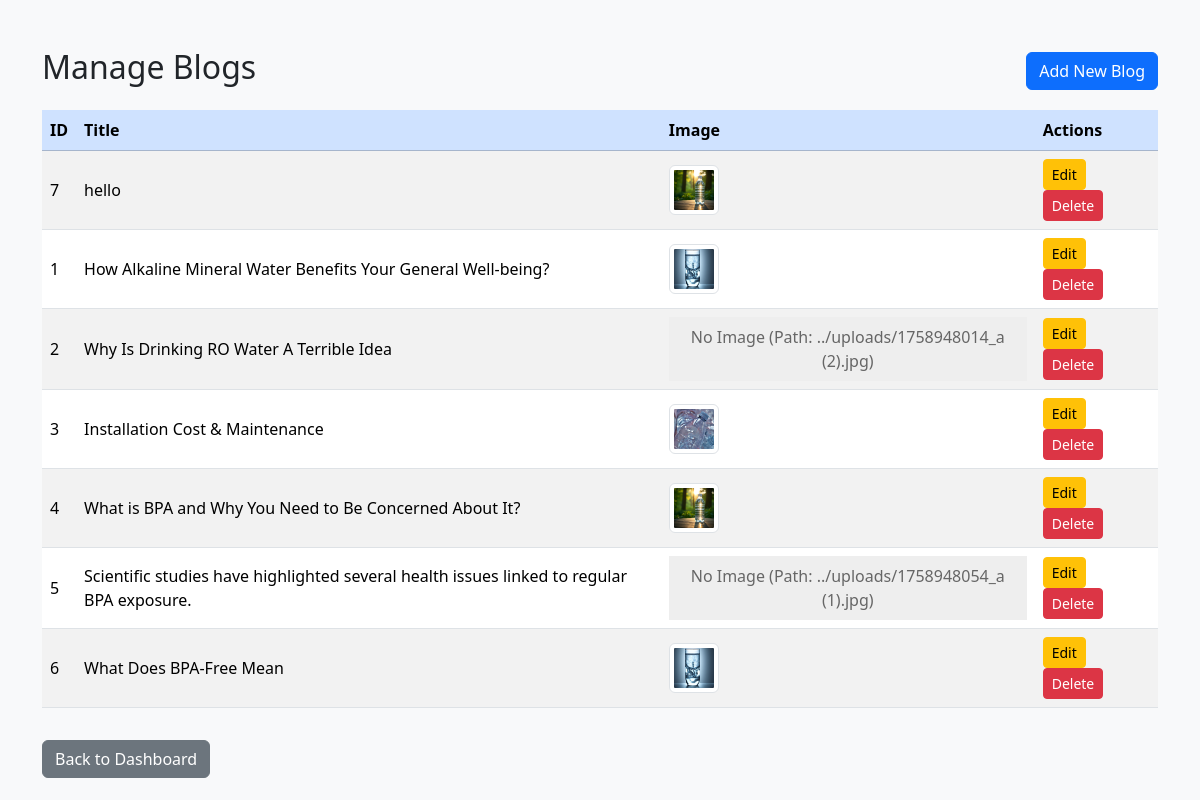
/admin/manage_blogs.php (signed in), run on the app's committed database.
### tables this page shows
CREATE TABLE `blogs` (
  `id` int(11) NOT NULL,
  `title` varchar(255) NOT NULL,
  `content` text NOT NULL,
  `image` varchar(255) NOT NULL,
  `views` int(11) DEFAULT 0,
  `author` varchar(100) DEFAULT 'admin',
  `created_at` date NOT NULL
);

### admin/manage_blogs.php (the view, shortened to what this page needs)
<?php
include '../include/db_connect.php';
$stmt = $pdo->query("SELECT * FROM blogs ORDER BY created_at DESC");
$blogs = $stmt->fetchAll(PDO::FETCH_ASSOC);
?>
<!DOCTYPE html>
<html lang="en">
<head>
    <link href="https://cdn.jsdelivr.net/npm/bootstrap@5.3.3/dist/css/bootstrap.min.css" rel="stylesheet">
</head>
<body>
    <div class="container mt-5">
        <div class="d-flex justify-content-between align-items-center mb-3">
            <h2>Manage Blogs</h2>
            <a href="add_blog.php" class="btn btn-primary">Add New Blog</a>
        </div>
        <div class="table-container">
            <table class="table table-striped table-hover">
                <thead class="table-primary">
                    <tr>
                        <th>ID</th>
                        <th>Title</th>
                        <th>Image</th>
                        <th>Actions</th>
                    </tr>
                </thead>
                <tbody>
                    <?php if (count($blogs) > 0): ?>
                        <?php foreach ($blogs as $blog): ?>
                        <tr>
                            <td><?php echo htmlspecialchars($blog['id']); ?></td>
                            <td><?php echo htmlspecialchars($blog['title']); ?></td>
                            <td>
                                <?php
                                $image_path = '../' . $blog['image'];
                                if ($blog['image'] && file_exists($image_path)): ?>
                                    <img src="<?php echo htmlspecialchars($image_path); ?>" alt="<?php echo htmlspecialchars($blog['title']); ?>" class="img-thumbnail">
                                <?php else: ?>
                                    <div class="no-image p-2">No Image (Path: <?php echo htmlspecialchars($image_path); ?>)</div>
                                <?php endif; ?>
                            </td>
                            <td>
                                <a href="edit_blog.php?id=<?php echo $blog['id']; ?>" class="btn btn-sm btn-warning me-2">Edit</a>
                                <a href="manage_blogs.php?delete=<?php echo $blog['id']; ?>" class="btn btn-sm btn-danger" onclick="return confirm('Are you sure you want to delete this blog?')">Delete</a>
                            </td>
                        </tr>
                        <?php endforeach; ?>
                    <?php else: ?>
                        <tr>
                            <td colspan="4" class="text-center">No blogs found.</td>
                        </tr>
                    <?php endif; ?>
                </tbody>
            </table>
        </div>
        <a href="dashboard.php" class="btn btn-secondary mt-3">Back to Dashboard</a>
    </div>
</body>
</html>

### admin/manage_blogs.php (style rules this page uses)
body { background-color: #f8f9fa; }
.table-container { max-width: 100%; overflow-x: auto; }
.table th, .table td { vertical-align: middle; }
.img-thumbnail { width: 50px; height: 50px; object-fit: cover; }
.no-image { background-color: #eee; text-align: center; color: #666; }

### data on the page
blogs: id "7", title "hello", image (picture)
blogs: id "1", title "How Alkaline Mineral Water Benefits Your General Well-being?", image (picture)
blogs: id "2", title "Why Is Drinking RO Water A Terrible Idea", image "../uploads/1758948014_a (2).jpg"
blogs: id "3", title "Installation Cost & Maintenance", image (picture)
blogs: id "4", title "What is BPA and Why You Need to Be Concerned About It?", image (picture)
blogs: id "5", title "Scientific studies have highlighted several health issues linked to regular BPA exposure.", image "../uploads/1758948054_a (1).jpg"
blogs: id "6", title "What Does BPA-Free Mean", image (picture)
